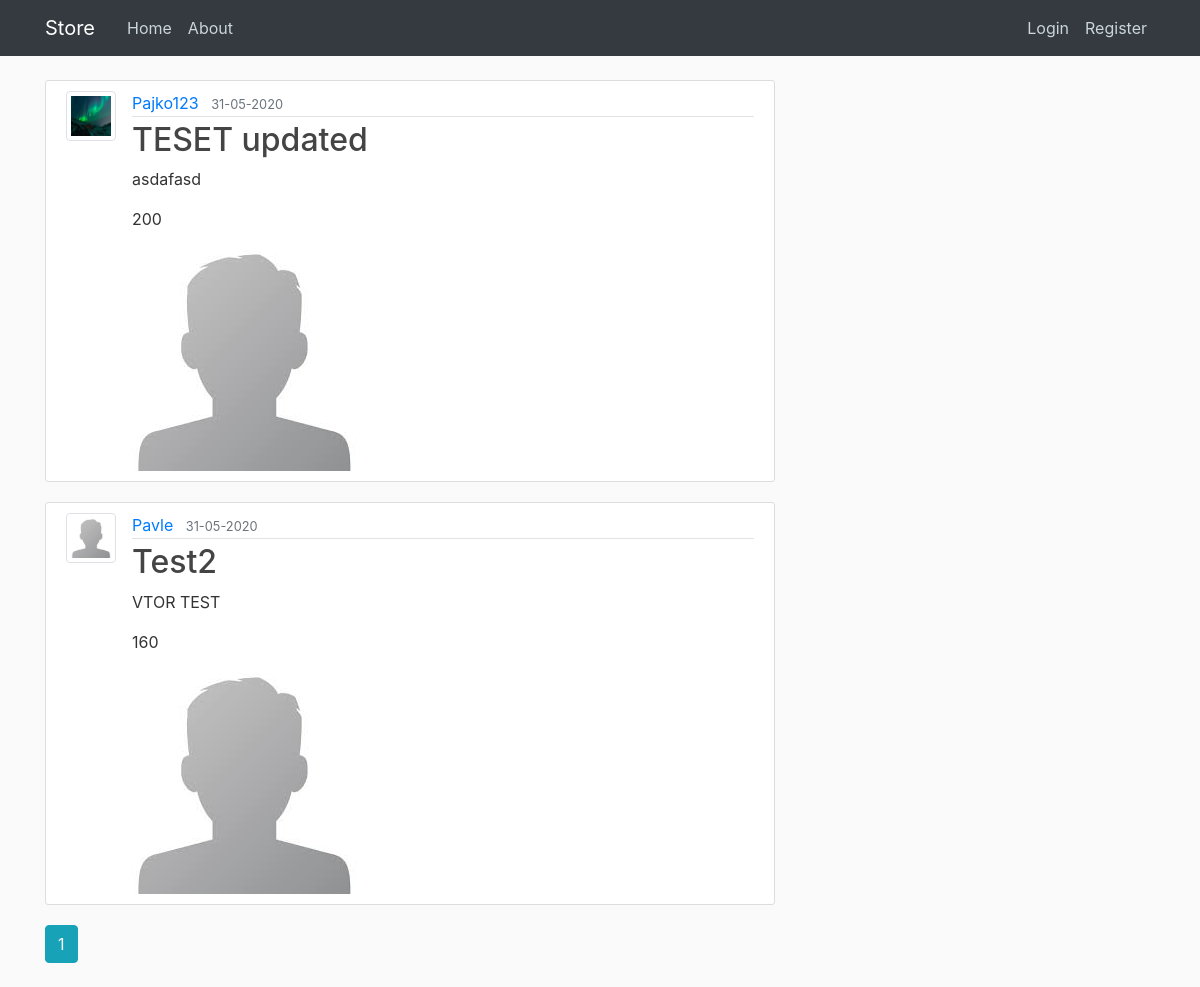
The page /home on the database its author committed.
### store/models.py (models this page shows, shortened)
class Sell(db.Model):
    id = db.Column(db.Integer, primary_key=True)
    title = db.Column(db.String(100), nullable=False)
    image_file = db.Column(db.String(20), nullable=False, default='def1.jpg')
    date_posted = db.Column(db.DateTime, nullable=False, default=datetime.utcnow)
    price = db.Column(db.Integer, nullable=False)
    content = db.Column(db.Text, nullable=False)
    user_id = db.Column(db.Integer, db.ForeignKey('user.id'), nullable=False)

class User(db.Model, UserMixin):
	id = db.Column(db.Integer, primary_key=True)
	username = db.Column(db.String(20), unique=True, nullable=False)
	email = db.Column(db.String(120), unique=True, nullable=False)
	image_file = db.Column(db.String(20), nullable=False, default='default.jpg')
	password = db.Column(db.String(60), nullable=False)
	sell = db.relationship('Sell', backref='author', lazy=True)

### store/routes.py (the view)
@app.route("/")
@app.route("/home")
def home():
    page = request.args.get('page', 1, type = int)
    sells = Sell.query.order_by(Sell.date_posted.desc()).paginate(page = page, per_page=5)
    return render_template('home.html', sells=sells)

### store/templates/home.html (shortened to what this page needs)
{% extends "layout.html" %}
{% block content %}
	{% for sell in sells.items %}
		<article class="media content-section">
			<img  class="img-thumbnail article-img"  src="{{ url_for('static', filename='img/'+ sell.author.image_file) }}" alt="" style="max-height: 50px; max-width: 50px;">
			<div class="media-body">
				<div class="article-metadata">
					<a class="mr-2" href="{{ url_for('user_sells', username=sell.author.username) }}">{{ sell.author.username }}</a>
					<small class="text-muted">{{ sell.date_posted.strftime('%d-%m-%Y') }}</small>
				</div>
				<h2><a class="article-title" href="{{ url_for('sell', sell_id = sell.id) }}">{{ sell.title }}</a></h2>
				<p class="article-content">{{ sell.content }}</p>
				<p class="article-content">{{ sell.price }}</p>
				<img src="{{ url_for('static', filename='img/'+ sell.image_file) }}">
			</div>
		</article>
	{% endfor %}
	{% for page_num in sells.iter_pages(left_edge=1, right_edge=1, left_current=1, right_current=2) %}
		{% if page_num %}
			{% if sells.page == page_num %}
				<a class="btn btn-info mb-4" href="{{ url_for('home', page=page_num) }}">{{ page_num }}</a>
			{% else %}
				<a class="btn btn-outline-info mb-4" href="{{ url_for('home', page=page_num) }}">{{ page_num }}</a>
			{% endif %}
		{% endif %}
	{% endfor %}
{% endblock content %}

### store/templates/layout.html (shortened to what this page needs)
<!DOCTYPE html>
<html>
<head>
    <link rel="stylesheet" href="https://stackpath.bootstrapcdn.com/bootstrap/4.4.1/css/bootstrap.min.css"
>
    <link rel="stylesheet" type="text/css" href="{{ url_for('static', filename='css.css') }}">
</head>
<body>
    <header class="site-header">
        <nav class="navbar navbar-expand-md navbar-dark bg-dark fixed-top">
            <div class="container">
                <a class="navbar-brand mr-4" href="/">Store</a>
                <div class="collapse navbar-collapse" id="navbarToggle">
                    <div class="navbar-nav mr-auto">
                        <a class="nav-item nav-link" href="{{ url_for('home') }}">Home</a>
                        <a class="nav-item nav-link" href="#">About</a>
                    </div>
                    <div class="navbar-nav">
                        {% if current_user.is_authenticated %}
                        <a class="nav-item nav-link" href="{{ url_for('new_sell') }}">New Sell</a>
                        <a class="nav-item nav-link" href="{{ url_for('account') }}">Account</a>
                        <a class="nav-item nav-link" href="{{ url_for('logout') }}">Logout</a>
                        {% else %}
                        <a class="nav-item nav-link" href="{{ url_for('login') }}">Login</a>
                        <a class="nav-item nav-link" href="{{ url_for('register') }}">Register</a>
                        {% endif %}
                    </div>
                </div>
            </div>
        </nav>
    </header>
    <main role="main" class="container">
        <div class="row">
            <div class="col-md-8">
                {% block content %}{% endblock %}
            </div>
        </div>
    </main>
</body>
</html>

### store/static/css.css (style rules this page uses)
body { background: #fafafa; color: #333333; margin-top: 5rem; }
h1, h2, h3, h4, h5, h6 { color: #444444; }
.site-header .navbar-nav .nav-link { color: #cbd5db; }
.content-section { background: #ffffff; padding: 10px 20px; border: 1px solid #dddddd; border-radius: 3px; margin-bottom: 20px; }
.article-title { color: #444444; }
.article-content { white-space: pre-line; }
.article-img { height: 65px; width: 65px; margin-right: 16px; }
.article-metadata { padding-bottom: 1px; margin-bottom: 4px; border-bottom: 1px solid #e3e3e3 }

### rows shown on the page
Sell: image_file (picture), author.username "Pajko123", date_posted "31-05-2020", title "TESET updated", content "asdafasd", price "200", image_file (placeholder picture)
Sell: image_file (placeholder picture), author.username "Pavle", date_posted "31-05-2020", title "Test2", content "VTOR TEST", price "160"

### other values the page prints
{{ page_num }} "1"
